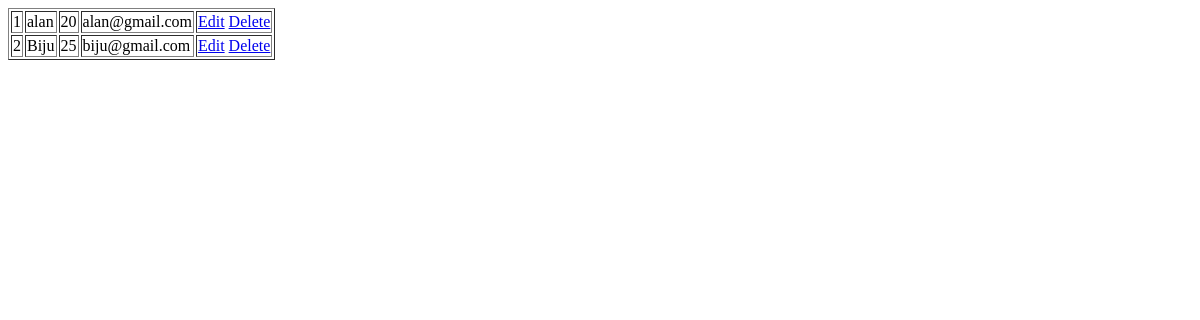
Before: /display_std with the older database file.
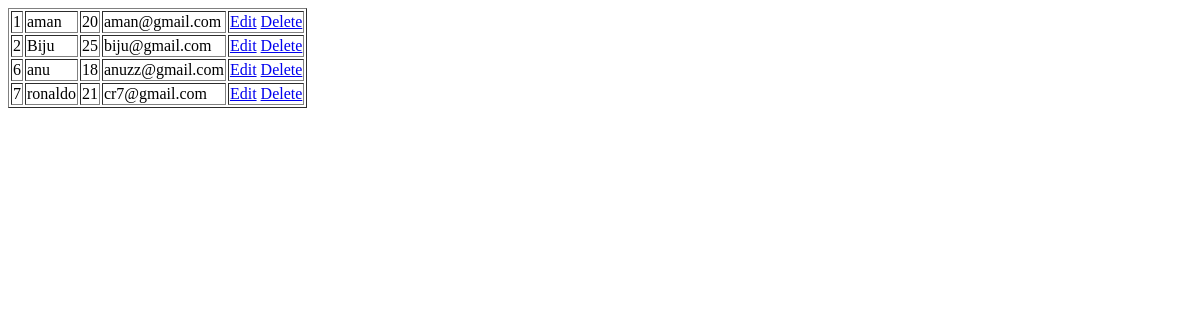
After: the same page with the newer database file.
### app/models.py (models this page shows, shortened)
class Student(models.Model):
    roll_no=models.IntegerField()
    name=models.TextField()
    age=models.IntegerField()
    email=models.EmailField()

### app/views.py (the view)
# urls.py: path('display_std',views.display_std),
def display_std(req):
    data=Student.objects.all()
    return render(req,'display_std.html',{'std':data})

### templates/display_std.html (shortened to what this page needs)
<!DOCTYPE html>
<html lang="en">
<head>
</head>
<body>
    <table border="1">
        {%for i in std %}
        <tr>
            <td>{{i.roll_no}}</td>
            <td>{{i.name}}</td>
            <td>{{i.age}}</td>
            <td>{{i.email}}</td>
            <td>
                <a href="edit_std/{{i.pk}}">Edit</a>
                <a href="delete_std/{{i.pk}}">Delete</a>
            </td>
        </tr>
        {% endfor %}
    </table>
</body>
</html>

Changed rows visible on the page:
changed Student: name "alan" → "aman"; email "alan@gmail.com" → "aman@gmail.com"
added Student: roll_no "6", name "anu", age "18", email "anuzz@gmail.com"
added Student: roll_no "7", name "ronaldo", age "21", email "cr7@gmail.com"
